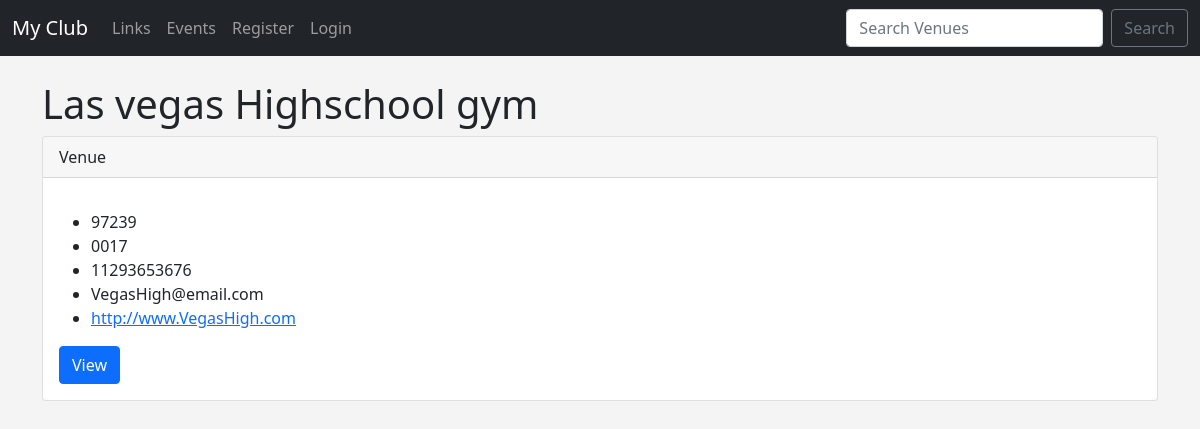
The page /show_venue/7 on the database its author committed.
### events/models.py (models this page shows)
class Venue(models.Model):
    name = models.CharField('Venue Name', max_length=120)
    address = models.CharField(max_length=300)
    zip_code = models.CharField('Zip Code', max_length=20)
    phone = models.CharField('Contact Phone', max_length=25, blank=True)
    website = models.URLField('Website Address', blank=True)
    email_address = models.EmailField('Email', max_length=255, blank=True)
    owner = models.IntegerField("Venue Owner",blank=False, default=1)
    def __str__(self):
        return self.name

### events/views.py (the view)
# urls.py: path('show_venue/<venue_id>',views.show_venue, name='show-venue'),
def show_venue(request, venue_id):
    venue = Venue.objects.get(pk=venue_id)
    context = {
        'venue': venue
    }
    return render(request, 'events/show_venue.html', context)

### Template/events/show_venue.html (shortened to what this page needs)
{% extends 'events/base.html' %}
{% block content %}
        <h1>{{venue}}</h1>
        <div class="card">
          <div class="card-header">
              Venue
          </div>
         <div class="card-body">
            <p class="card-text">
                 <ul>
                     <li>{{ venue.address }}</li>
                     <li>{{ venue.zip_code }}</li>
                     <li>{{ venue.phone }}</li>
                     <li>{{ venue.email_address }}</li>
                     <li><a href="{{ venue.website }}">{{venue.website}}</a></li>
                </ul>
            </p>
            <a href="#" class="btn btn-primary">View {{event.venue}}</a>
          </div>
        </div>
{% endblock %}

### Template/events/base.html (style rules this page uses)
body { background-color: #f4f4f4; }

### rows shown on the page
Venue: name "Las vegas Highschool gym", address "97239", zip_code "0017", phone "11293653676", email_address "VegasHigh@email.com", website "http://www.VegasHigh.com"
